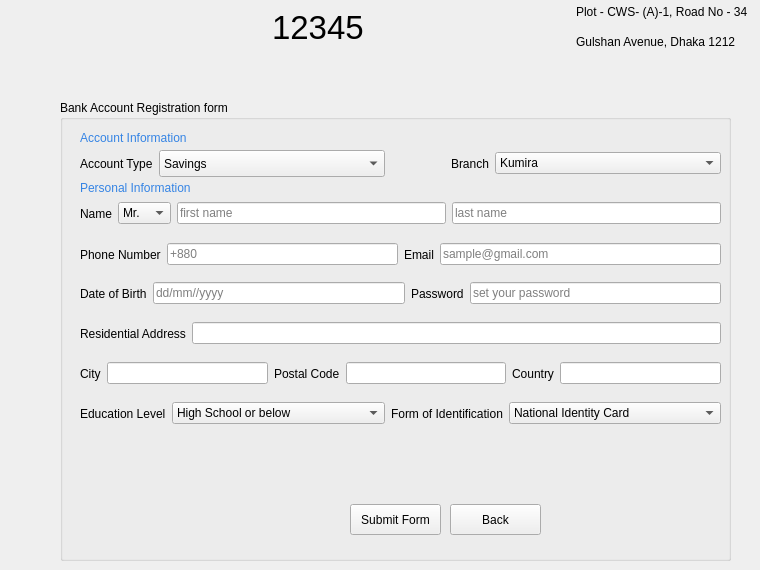
    <widget class="QWidget" name="sign_up_page">
     <property name="styleSheet">
      <string notr="true"/>
     </property>
     <widget class="QWidget" name="layoutWidget_17">
      <property name="geometry">
       <rect>
        <x>40</x>
        <y>0</y>
        <width>711</width>
        <height>54</height>
       </rect>
      </property>
      <layout class="QGridLayout" name="gridLayout_27">
       <item row="1" column="0">
        <widget class="QLabel" name="login_bank_logo_11">
         <property name="text">
          <string/>
         </property>
         <property name="pixmap">
          <pixmap resource="resources.qrc">:/image/images/logo.jpeg</pixmap>
         </property>
        </widget>
       </item>
       <item row="1" column="4">
        <layout class="QVBoxLayout" name="verticalLayout_12">
         <item>
          <widget class="QLabel" name="login_address_label1_11">
           <property name="text">
            <string>Plot - CWS- (A)-1, Road No - 34 </string>
           </property>
          </widget>
         </item>
         <item>
          <widget class="QLabel" name="login_address_label2_11">
           <property name="text">
            <string>Gulshan Avenue, Dhaka 1212</string>
           </property>
          </widget>
         </item>
        </layout>
       </item>
       <item row="1" column="2">
        <layout class="QHBoxLayout" name="horizontalLayout_27">
         <item>
          <widget class="QLabel" name="login_support_logo_11">
           <property name="text">
            <string/>
           </property>
           <property name="pixmap">
            <pixmap resource="resources.qrc">:/image/images/support_icon.jpeg</pixmap>
           </property>
           <property name="scaledContents">
            <bool>true</bool>
           </property>
          </widget>
         </item>
         <item>
          <widget class="QLabel" name="label_38">
           <property name="font">
            <font>
             <pointsize>25</pointsize>
            </font>
           </property>
           <property name="text">
            <string>12345</string>
           </property>
          </widget>
         </item>
        </layout>
       </item>
       <item row="1" column="1">
        <spacer name="horizontalSpacer_26">
         <property name="orientation">
          <enum>Qt::Horizontal</enum>
         </property>
         <property name="sizeHint" stdset="0">
          <size>
           <width>40</width>
           <height>20</height>
          </size>
         </property>
        </spacer>
       </item>
       <item row="1" column="3">
        <spacer name="horizontalSpacer_27">
         <property name="orientation">
          <enum>Qt::Horizontal</enum>
         </property>
         <property name="sizeHint" stdset="0">
          <size>
           <width>40</width>
           <height>20</height>
          </size>
         </property>
        </spacer>
       </item>
      </layout>
     </widget>
     <widget class="QGroupBox" name="groupBox">
      <property name="geometry">
       <rect>
        <x>60</x>
        <y>100</y>
        <width>671</width>
        <height>461</height>
       </rect>
      </property>
      <property name="autoFillBackground">
       <bool>false</bool>
      </property>
      <property name="styleSheet">
       <string notr="true"/>
      </property>
      <property name="title">
       <string>Bank Account Registration form</string>
      </property>
      <widget class="QLabel" name="label_3">
       <property name="geometry">
        <rect>
         <x>20</x>
         <y>30</y>
         <width>151</width>
         <height>17</height>
        </rect>
       </property>
       <property name="text">
        <string>&lt;html&gt;&lt;head/&gt;&lt;body&gt;&lt;p&gt;&lt;span style=&quot; color:#3584e4;&quot;&gt;Account Information&lt;/span&gt;&lt;/p&gt;&lt;/body&gt;&lt;/html&gt;</string>
       </property>
      </widget>
      <widget class="QLabel" name="label_4">
       <property name="geometry">
        <rect>
         <x>20</x>
         <y>80</y>
         <width>151</width>
         <height>17</height>
        </rect>
       </property>
       <property name="text">
        <string>&lt;html&gt;&lt;head/&gt;&lt;body&gt;&lt;p&gt;&lt;span style=&quot; color:#3584e4;&quot;&gt;Personal Information&lt;/span&gt;&lt;/p&gt;&lt;/body&gt;&lt;/html&gt;</string>
       </property>
      </widget>
      <widget class="QWidget" name="layoutWidget_5">
       <property name="geometry">
        <rect>
         <x>20</x>
         <y>180</y>
         <width>641</width>
         <height>27</height>
        </rect>
       </property>
       <layout class="QHBoxLayout" name="horizontalLayout_46">
        <item>
         <widget class="QLabel" name="label_9">
          <property name="text">
           <string>Date of Birth</string>
          </property>
         </widget>
        </item>
        <item>
         <widget class="QLineEdit" name="signup_birth_date">
          <property name="placeholderText">
           <string>dd/mm//yyyy</string>
          </property>
         </widget>
        </item>
        <item>
         <widget class="QLabel" name="label_39">
          <property name="text">
           <string>Password</string>
          </property>
         </widget>
        </item>
        <item>
         <widget class="QLineEdit" name="signup_password">
          <property name="echoMode">
           <enum>QLineEdit::Password</enum>
          </property>
          <property name="placeholderText">
           <string>set your password</string>
          </property>
         </widget>
        </item>
       </layout>
      </widget>
      <widget class="QWidget" name="layoutWidget">
       <property name="geometry">
        <rect>
         <x>20</x>
         <y>50</y>
         <width>641</width>
         <height>27</height>
        </rect>
       </property>
       <layout class="QHBoxLayout" name="horizontalLayout_40">
        <item>
         <widget class="QLabel" name="label">
          <property name="sizePolicy">
           <sizepolicy hsizetype="Minimum" vsizetype="Preferred">
            <horstretch>0</horstretch>
            <verstretch>0</verstretch>
           </sizepolicy>
          </property>
          <property name="text">
           <string>Account Type</string>
          </property>
         </widget>
        </item>
        <item>
         <widget class="QComboBox" name="signup_account_type">
          <property name="sizePolicy">
           <sizepolicy hsizetype="MinimumExpanding" vsizetype="Preferred">
            <horstretch>0</horstretch>
            <verstretch>0</verstretch>
           </sizepolicy>
          </property>
          <item>
           <property name="text">
            <string>Savings</string>
           </property>
          </item>
          <item>
           <property name="text">
            <string>Current</string>
           </property>
          </item>
         </widget>
        </item>
        <item>
         <spacer name="horizontalSpacer_5">
          <property name="orientation">
           <enum>Qt::Horizontal</enum>
          </property>
          <property name="sizeType">
           <enum>QSizePolicy::Minimum</enum>
          </property>
          <property name="sizeHint" stdset="0">
           <size>
            <width>60</width>
            <height>20</height>
           </size>
          </property>
         </spacer>
        </item>
        <item>
         <widget class="QLabel" name="label_2">
          <property name="sizePolicy">
           <sizepolicy hsizetype="Minimum" vsizetype="Preferred">
            <horstretch>0</horstretch>
            <verstretch>0</verstretch>
           </sizepolicy>
          </property>
          <property name="text">
           <string>Branch</string>
          </property>
         </widget>
        </item>
        <item>
         <widget class="QComboBox" name="signup_branch">
          <property name="sizePolicy">
           <sizepolicy hsizetype="MinimumExpanding" vsizetype="Fixed">
            <horstretch>0</horstretch>
            <verstretch>0</verstretch>
           </sizepolicy>
          </property>
          <item>
           <property name="text">
            <string>Kumira</string>
           </property>
          </item>
          <item>
           <property name="text">
            <string>Andorkilla</string>
           </property>
          </item>
          <item>
           <property name="text">
            <string>Bohoddarhat</string>
           </property>
          </item>
          <item>
           <property name="text">
            <string>Muradpur</string>
           </property>
          </item>
          <item>
           <property name="text">
            <string>Lalkhan Bazar</string>
           </property>
          </item>
          <item>
           <property name="text">
            <string>Hathazari</string>
           </property>
          </item>
          <item>
           <property name="text">
            <string>Sitakundo</string>
           </property>
          </item>
          <item>
           <property name="text">
            <string>Agrabad</string>
           </property>
          </item>
          <item>
           <property name="text">
            <string>Halishahar</string>
           </property>
          </item>
         </widget>
        </item>
       </layout>
      </widget>
      <widget class="QWidget" name="layoutWidget">
       <property name="geometry">
        <rect>
         <x>20</x>
         <y>100</y>
         <width>641</width>
         <height>27</height>
        </rect>
       </property>
       <layout class="QHBoxLayout" name="horizontalLayout_41">
        <item>
         <widget class="QLabel" name="label_5">
          <property name="sizePolicy">
           <sizepolicy hsizetype="Minimum" vsizetype="Preferred">
            <horstretch>0</horstretch>
            <verstretch>0</verstretch>
           </sizepolicy>
          </property>
          <property name="text">
           <string>Name</string>
          </property>
         </widget>
        </item>
        <item>
         <widget class="QComboBox" name="comboBox_3">
          <property name="sizePolicy">
           <sizepolicy hsizetype="Fixed" vsizetype="Fixed">
            <horstretch>0</horstretch>
            <verstretch>0</verstretch>
           </sizepolicy>
          </property>
          <item>
           <property name="text">
            <string>Mr.</string>
           </property>
          </item>
          <item>
           <property name="text">
            <string>Mrs.</string>
           </property>
          </item>
          <item>
           <property name="text">
            <string>Ms.</string>
           </property>
          </item>
         </widget>
        </item>
        <item>
         <widget class="QLineEdit" name="signup_first_name">
          <property name="placeholderText">
           <string>first name</string>
          </property>
         </widget>
        </item>
        <item>
         <widget class="QLineEdit" name="signup_last_name">
          <property name="placeholderText">
           <string>last name</string>
          </property>
         </widget>
        </item>
       </layout>
      </widget>
      <widget class="QWidget" name="layoutWidget">
       <property name="geometry">
        <rect>
         <x>20</x>
         <y>140</y>
         <width>641</width>
         <height>29</height>
        </rect>
       </property>
       <layout class="QHBoxLayout" name="horizontalLayout_44">
        <item>
         <layout class="QHBoxLayout" name="horizontalLayout_42">
          <item>
           <widget class="QLabel" name="label_6">
            <property name="text">
             <string>Phone Number</string>
            </property>
           </widget>
          </item>
          <item>
           <widget class="QLineEdit" name="signup_phone">
            <property name="placeholderText">
             <string>+880</string>
            </property>
           </widget>
          </item>
         </layout>
        </item>
        <item>
         <layout class="QHBoxLayout" name="horizontalLayout_43">
          <item>
           <widget class="QLabel" name="label_7">
            <property name="text">
             <string>Email</string>
            </property>
           </widget>
          </item>
          <item>
           <widget class="QLineEdit" name="signup_email">
            <property name="placeholderText">
             <string>sample@gmail.com</string>
            </property>
           </widget>
          </item>
         </layout>
        </item>
       </layout>
      </widget>
      <widget class="QWidget" name="layoutWidget">
       <property name="geometry">
        <rect>
         <x>20</x>
         <y>220</y>
         <width>641</width>
         <height>27</height>
        </rect>
       </property>
       <layout class="QHBoxLayout" name="horizontalLayout_45">
        <item>
         <widget class="QLabel" name="label_8">
          <property name="text">
           <string>Residential Address</string>
          </property>
         </widget>
        </item>
        <item>
         <widget class="QLineEdit" name="signup_address">
          <property name="placeholderText">
           <string/>
          </property>
         </widget>
        </item>
       </layout>
      </widget>
      <widget class="QWidget" name="layoutWidget">
       <property name="geometry">
        <rect>
         <x>20</x>
         <y>260</y>
         <width>641</width>
         <height>27</height>
        </rect>
       </property>
       <layout class="QHBoxLayout" name="horizontalLayout_47">
        <item>
         <widget class="QLabel" name="label_10">
          <property name="text">
           <string>City</string>
          </property>
         </widget>
        </item>
        <item>
         <widget class="QLineEdit" name="signup_city">
          <property name="placeholderText">
           <string/>
          </property>
         </widget>
        </item>
        <item>
         <widget class="QLabel" name="label_11">
          <property name="text">
           <string>Postal Code</string>
          </property>
         </widget>
        </item>
        <item>
         <widget class="QLineEdit" name="signup_postal_code">
          <property name="placeholderText">
           <string/>
          </property>
         </widget>
        </item>
        <item>
         <widget class="QLabel" name="label_12">
          <property name="text">
           <string>Country</string>
          </property>
         </widget>
        </item>
        <item>
         <widget class="QLineEdit" name="signup_country">
          <property name="placeholderText">
           <string/>
          </property>
         </widget>
        </item>
       </layout>
      </widget>
      <widget class="QWidget" name="layoutWidget">
       <property name="geometry">
        <rect>
         <x>20</x>
         <y>300</y>
         <width>641</width>
         <height>27</height>
        </rect>
       </property>
       <layout class="QHBoxLayout" name="horizontalLayout_48">
        <item>
         <widget class="QLabel" name="label_13">
          <property name="sizePolicy">
           <sizepolicy hsizetype="Maximum" vsizetype="Preferred">
            <horstretch>0</horstretch>
            <verstretch>0</verstretch>
           </sizepolicy>
          </property>
          <property name="text">
           <string>Education Level</string>
          </property>
         </widget>
        </item>
        <item>
         <widget class="QComboBox" name="signup_education">
          <item>
           <property name="text">
            <string>High School or below</string>
           </property>
          </item>
          <item>
           <property name="text">
            <string>Undergraduate</string>
           </property>
          </item>
          <item>
           <property name="text">
            <string>Masters Degree</string>
           </property>
          </item>
          <item>
           <property name="text">
            <string>PhD</string>
           </property>
          </item>
         </widget>
        </item>
        <item>
         <widget class="QLabel" name="label_14">
          <property name="sizePolicy">
           <sizepolicy hsizetype="Maximum" vsizetype="Preferred">
            <horstretch>0</horstretch>
            <verstretch>0</verstretch>
           </sizepolicy>
          </property>
          <property name="text">
           <string>Form of Identification</string>
          </property>
         </widget>
        </item>
        <item>
         <widget class="QComboBox" name="signup_identification">
          <item>
           <property name="text">
            <string>National Identity Card</string>
           </property>
          </item>
          <item>
           <property name="text">
            <string>Internation Passport</string>
           </property>
          </item>
          <item>
           <property name="text">
            <string>Driving License</string>
           </property>
          </item>
          <item>
           <property name="text">
            <string>Student ID</string>
           </property>
          </item>
         </widget>
        </item>
       </layout>
      </widget>
      <widget class="QPushButton" name="signup_submit_form">
       <property name="geometry">
        <rect>
         <x>290</x>
         <y>404</y>
         <width>91</width>
         <height>31</height>
        </rect>
       </property>
       <property name="text">
        <string>Submit Form</string>
       </property>
      </widget>
      <widget class="QPushButton" name="signup_back_button">
       <property name="geometry">
        <rect>
         <x>390</x>
         <y>404</y>
         <width>91</width>
         <height>31</height>
        </rect>
       </property>
       <property name="text">
        <string>Back</string>
       </property>
      </widget>
     </widget>
    </widget>
